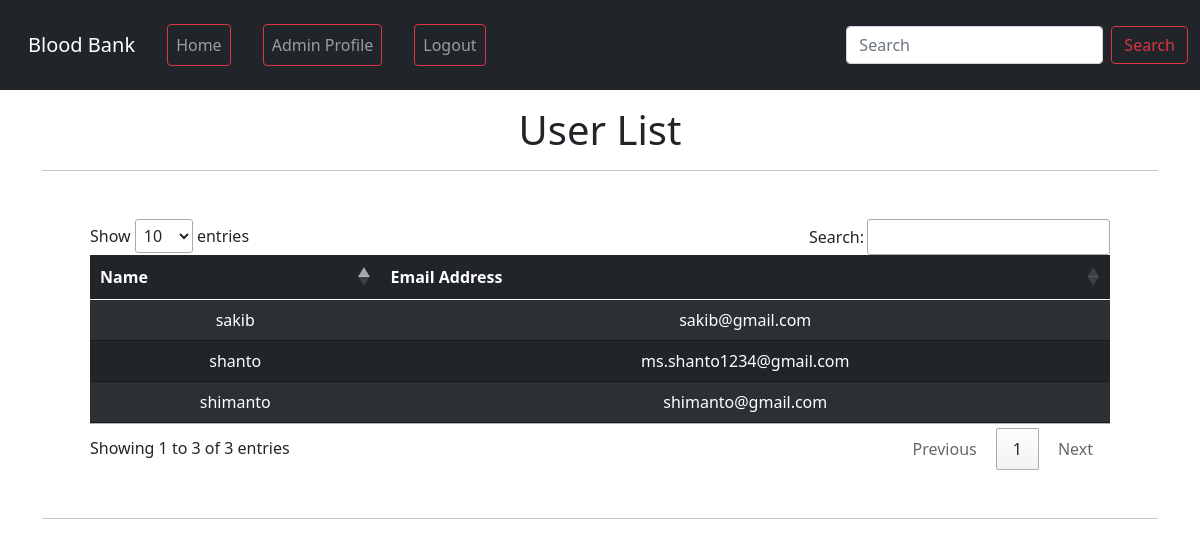
Page /bb/userlist.php (signed in) on the committed database.
### tables this page shows
CREATE TABLE `user` (
  `name` varchar(30) NOT NULL,
  `email` varchar(30) NOT NULL,
  `pass` varchar(260) NOT NULL
);

### bb/userlist.php (the view, shortened to what this page needs)
<?php
require 'db.php';
?>
<!doctype html>
<html lang="en">
<head>
    <link href="https://cdn.jsdelivr.net/npm/bootstrap@5.0.2/dist/css/bootstrap.min.css" rel="stylesheet">
    <link rel="stylesheet" href="//cdn.datatables.net/1.10.20/css/jquery.dataTables.min.css">
</head>
<body>
    <?php require 'navbar.php' ?>
    <div class="container mt-3">
        <h1 class="text-center">User List</h1>
        <hr>
        <div class="m-5">
            <table class="table table-dark table-striped table-hover text-center" id="table">
                <thead>
                    <tr>
                        <th scope="col">Name</th>
                        <th scope="col">Email Address</th>
                    </tr>
                </thead>
                <tbody>
                    <?php
                    $sql = "SELECT * FROM `user` ORDER BY `name`";
                    $result = mysqli_query($conn, $sql);
                    while ($row = mysqli_fetch_assoc($result)) {
                        echo " <tr>
                <td>" . $row['name'] . "</td>
                <td>" . $row['email'] . "</td>
                </tr>";
                    }
                    ?>
                </tbody>
            </table>
        </div>
        <hr>
    </div>
</body>
</html>

### rows in the picture
user: name "sakib", email "sakib@gmail.com"
user: name "shanto", email "ms.shanto1234@gmail.com"
user: name "shimanto", email "shimanto@gmail.com"
